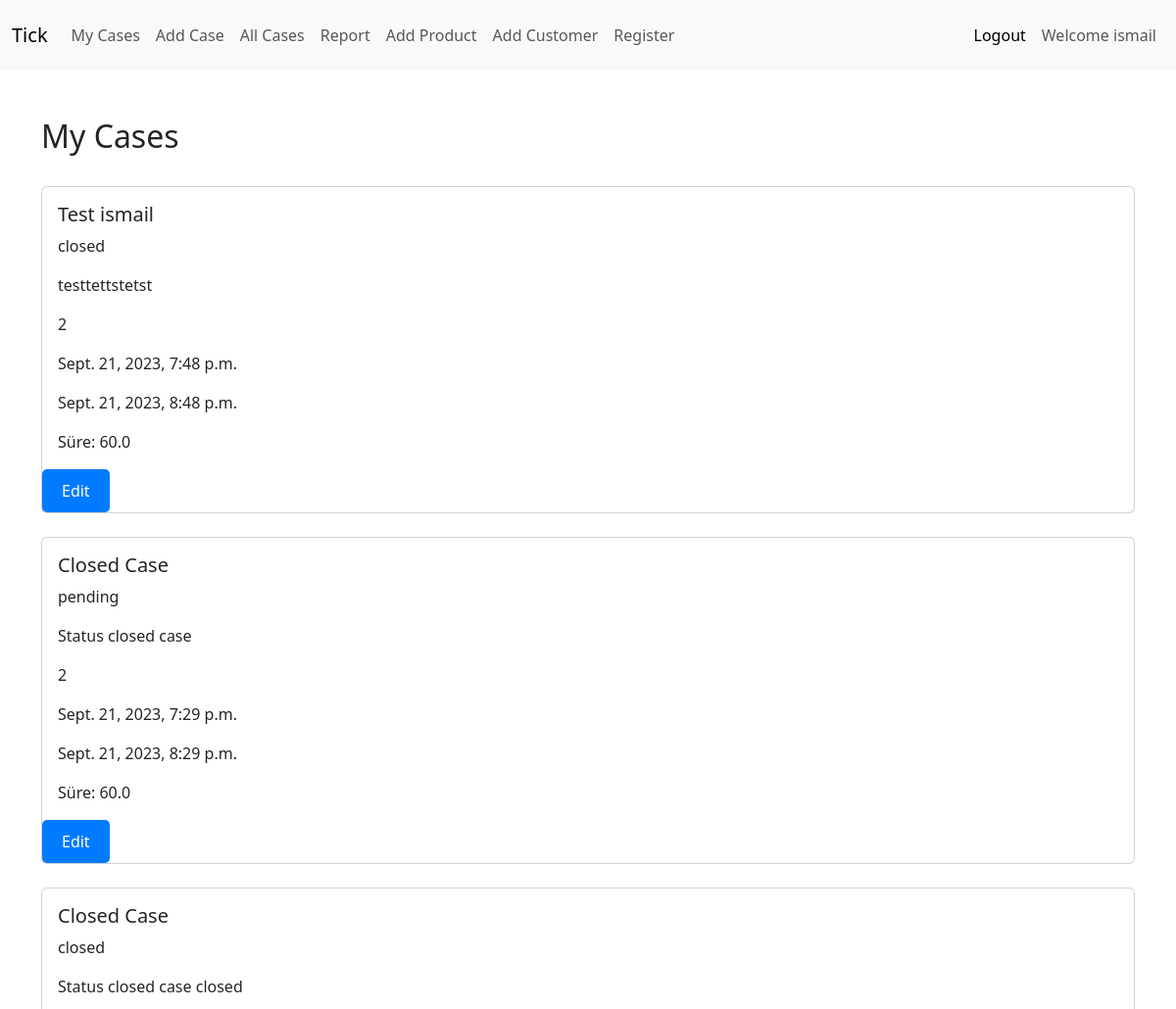
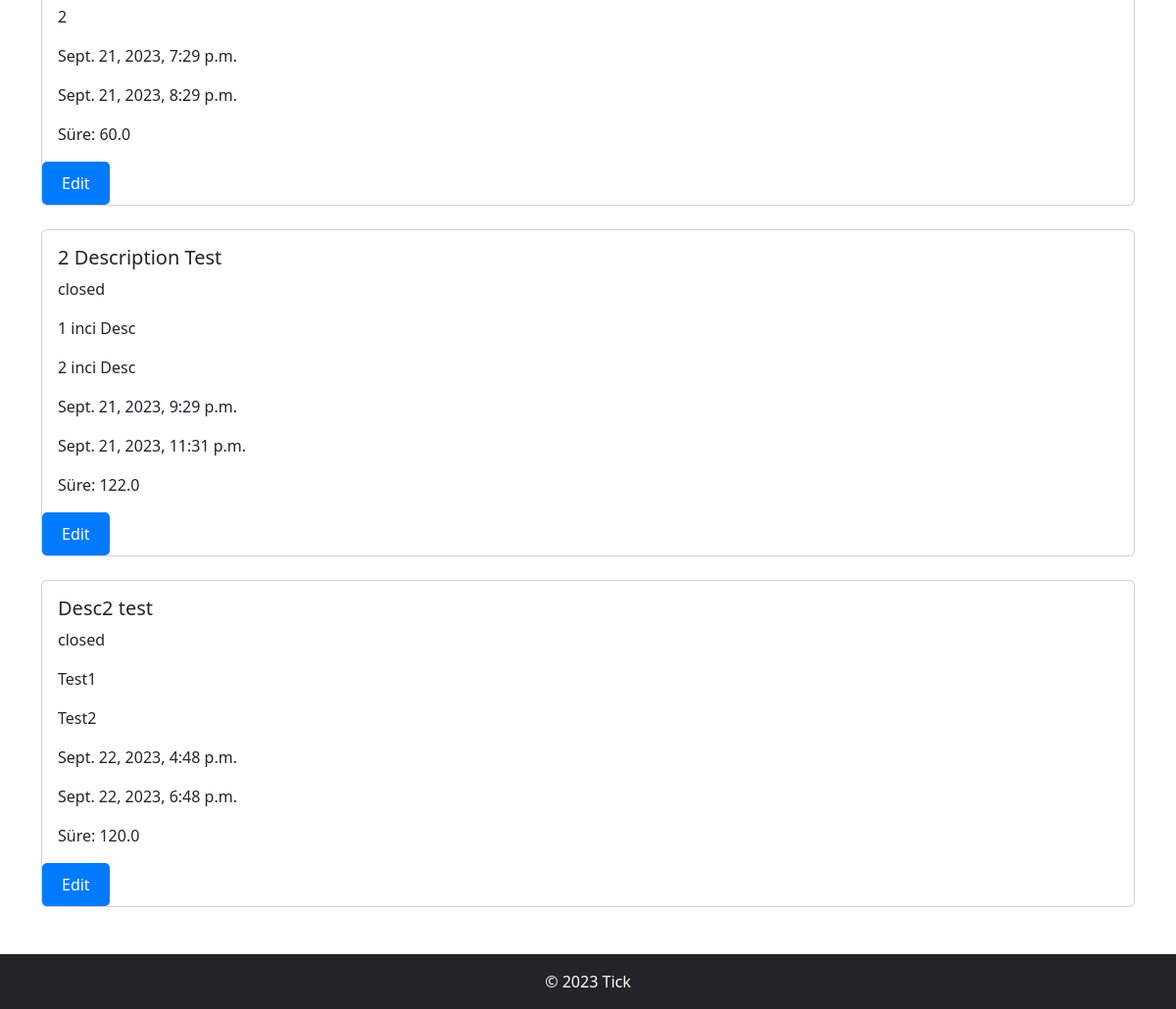
The app's page /user_cases/ (signed in) with its own data (2 pictures, top to bottom).
### tapp/models.py (models this page shows, shortened)
class Case(models.Model):
    STATUS_CHOICES = (
        ('open', 'Open'),
        ('pending', 'Pending'),
        ('closed', 'Closed'),
    )
    user = models.ForeignKey(User, on_delete=models.CASCADE)
    customer = models.ForeignKey(Customer, on_delete=models.CASCADE)
    product = models.ForeignKey(Product, on_delete=models.CASCADE)
    title = models.CharField(max_length=100)
    description1 = models.TextField()
    description2 = models.TextField()
    start_time = models.DateTimeField(null=True, blank=True,default=timezone.now)  # Case oluşturulduğunda otomatik olarak atanır
    end_time = models.DateTimeField(null=True, blank=True)  # Case tamamlandığında atanır, başlangıçta boş bırakılır
    duration = models.IntegerField(null=True, blank=True)  # Süreyi dakika cinsinden saklayacak sütun
    status = models.CharField(max_length=20, choices=STATUS_CHOICES, default='open')
    def duration(self):
        if self.end_time and self.start_time:
            return (self.end_time - self.start_time).total_seconds() / 60
        else:
            return None

### tapp/views.py (the view)
# urls.py: path('user_cases/', views.user_cases, name='user_cases'),
def user_cases(request):
    user_cases = Case.objects.filter(user=request.user)
    context = {
        'user_cases': user_cases
    }
    return render(request, 'user_cases.html', context)

### templates/user_cases.html
{% extends "base.html" %}
{% block content %}
    <h2>My Cases</h2>
    <br>
    <div class="card-deck">
        {% for case in user_cases %}
            <div class="card">
                <div class="card-body">
                    <h5 class="card-title">{{ case.title }}</h5>
                    <p class="card-text">{{ case.status }}</p>
                    <p class="card-text">{{ case.description1 }}</p>
                    <p class="card-text">{{ case.description2 }}</p>
                    <p class="card-text">{{ case.start_time }}</p>
                    <p class="card-text">{{ case.end_time }}</p>
                    <p class="card-text">Süre: {{ case.duration }}</p>
                </div>
                <div>
                    <a href="{% url 'edit_case' case.id %}" class="btn btn-primary">Edit</a>
                </div>
            </div>
            <br>
        {% empty %}
            <p>You haven't created any cases yet.</p>
        {% endfor %}
    </div>
{% endblock content %}

### templates/includes/navbar.html (shortened to what this page needs)
<nav class="navbar navbar-expand-lg bg-body-tertiary">
    <div class="container-fluid">
      <a class="navbar-brand" href="/user_cases">Tick</a>
      <div class="collapse navbar-collapse" id="navbarText">
        <ul class="navbar-nav me-auto mb-2 mb-lg-0">
            <li class="nav-item">
                <a class="nav-link" href="/user_cases">My Cases</a>
            </li>
            <li class="nav-item">
                <a class="nav-link" href="/add_case">Add Case</a>
            </li>
            <li class="nav-item">
                <a class="nav-link" href="/all_cases">All Cases</a>
            </li>
            <li class="nav-item">
                <a class="nav-link" href="/report">Report</a>
            </li>
            <li class="nav-item">
                <a class="nav-link" href="/add_product">Add Product</a>
            </li>
            <li class="nav-item">
                <a class="nav-link" href="/add_customer">Add Customer</a>
            </li>
            <li class="nav-item">
                <a class="nav-link" href="/user/register">Register</a>
            </li>
        </ul>
        <span class="navbar-text">
            <ul class="navbar-nav ml-auto">
                {% if request.user.is_authenticated %}
                <li class="nav-item">
                    <a class="nav-link" href="/user/logout">Logout</a>
                </li>
                <li class="nav-item">
                    <span class="nav-link">Welcome {{ request.user.username }}</span>
                </li>
                {% else %}
                <li class="nav-item">
                    <a class="nav-link" href="/user/login">login</a>
                </li>
                {% endif %}
                </ul>
        </span>
      </div>
    </div>
  </nav>

### static/css/styles.css (style rules this page uses)
.btn { padding: 10px 20px; border: none; border-radius: 5px; cursor: pointer; }
.btn-primary { background-color: #007bff; color: #fff; }

### records on screen
Case: title "Test ismail", status "closed", description1 "testtettstetst", description2 "2", start_time "Sept. 21, 2023, 7:48 p.m.", end_time "Sept. 21, 2023, 8:48 p.m.", duration "60.0"
Case: title "Closed Case", status "pending", description1 "Status closed case", description2 "2", start_time "Sept. 21, 2023, 7:29 p.m.", end_time "Sept. 21, 2023, 8:29 p.m.", duration "60.0"
Case: title "Closed Case", status "closed", description1 "Status closed case closed", description2 "2", start_time "Sept. 21, 2023, 7:29 p.m.", end_time "Sept. 21, 2023, 8:29 p.m.", duration "60.0"
Case: title "2 Description Test", status "closed", description1 "1 inci Desc", description2 "2 inci Desc", start_time "Sept. 21, 2023, 9:29 p.m.", end_time "Sept. 21, 2023, 11:31 p.m.", duration "122.0"
Case: title "Desc2 test", status "closed", description1 "Test1", description2 "Test2", start_time "Sept. 22, 2023, 4:48 p.m.", end_time "Sept. 22, 2023, 6:48 p.m.", duration "120.0"

### other values on screen
{{ request.user.username }} "ismail"
